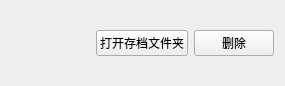
<?xml version="1.0" encoding="UTF-8"?>
<ui version="4.0">
 <class>SaveItem</class>
 <widget class="QWidget" name="SaveItem">
  <property name="geometry">
   <rect>
    <x>0</x>
    <y>0</y>
    <width>256</width>
    <height>82</height>
   </rect>
  </property>
  <property name="windowTitle">
   <string>SaveItem</string>
  </property>
  <layout class="QGridLayout" name="gridLayout">
   <item row="0" column="0">
    <widget class="QLabel" name="l_icon">
     <property name="minimumSize">
      <size>
       <width>64</width>
       <height>64</height>
      </size>
     </property>
     <property name="maximumSize">
      <size>
       <width>64</width>
       <height>64</height>
      </size>
     </property>
     <property name="text">
      <string/>
     </property>
    </widget>
   </item>
   <item row="0" column="1">
    <layout class="QGridLayout" name="gridLayout_2">
     <item row="1" column="0">
      <widget class="QLabel" name="l_info1">
       <property name="minimumSize">
        <size>
         <width>0</width>
         <height>0</height>
        </size>
       </property>
       <property name="text">
        <string/>
       </property>
       <property name="wordWrap">
        <bool>false</bool>
       </property>
      </widget>
     </item>
     <item row="2" column="0">
      <widget class="QLabel" name="l_info2">
       <property name="text">
        <string/>
       </property>
      </widget>
     </item>
     <item row="0" column="0">
      <widget class="QLabel" name="l_levelname">
       <property name="font">
        <font>
         <pointsize>11</pointsize>
        </font>
       </property>
       <property name="text">
        <string/>
       </property>
      </widget>
     </item>
     <item row="0" column="1" rowspan="3">
      <widget class="PushButton" name="pb_openfolder">
       <property name="text">
        <string>打开存档文件夹</string>
       </property>
      </widget>
     </item>
     <item row="0" column="2" rowspan="3">
      <widget class="PushButton" name="pb_del">
       <property name="text">
        <string>删除</string>
       </property>
      </widget>
     </item>
    </layout>
   </item>
  </layout>
 </widget>
 <customwidgets>
  <customwidget>
   <class>PushButton</class>
   <extends>QPushButton</extends>
   <header>qfluentwidgets</header>
  </customwidget>
 </customwidgets>
 <resources/>
 <connections/>
</ui>
